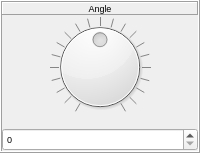
             <widget class="QFrame" name="frame_Angle">
              <property name="sizePolicy">
               <sizepolicy hsizetype="Minimum" vsizetype="Preferred">
                <horstretch>0</horstretch>
                <verstretch>0</verstretch>
               </sizepolicy>
              </property>
              <property name="minimumSize">
               <size>
                <width>50</width>
                <height>100</height>
               </size>
              </property>
              <property name="frameShape">
               <enum>QFrame::Box</enum>
              </property>
              <property name="frameShadow">
               <enum>QFrame::Raised</enum>
              </property>
              <layout class="QVBoxLayout" name="verticalLayout_71">
               <property name="spacing">
                <number>2</number>
               </property>
               <property name="sizeConstraint">
                <enum>QLayout::SetMaximumSize</enum>
               </property>
               <property name="leftMargin">
                <number>0</number>
               </property>
               <property name="topMargin">
                <number>0</number>
               </property>
               <property name="rightMargin">
                <number>0</number>
               </property>
               <property name="bottomMargin">
                <number>0</number>
               </property>
               <item>
                <widget class="QFrame" name="frame_Label_Angle">
                 <property name="frameShape">
                  <enum>QFrame::NoFrame</enum>
                 </property>
                 <property name="frameShadow">
                  <enum>QFrame::Raised</enum>
                 </property>
                 <layout class="QVBoxLayout" name="verticalLayout_72">
                  <property name="leftMargin">
                   <number>0</number>
                  </property>
                  <property name="topMargin">
                   <number>0</number>
                  </property>
                  <property name="rightMargin">
                   <number>0</number>
                  </property>
                  <property name="bottomMargin">
                   <number>0</number>
                  </property>
                  <item>
                   <widget class="QLabel" name="label_Angle">
                    <property name="font">
                     <font>
                      <pointsize>7</pointsize>
                     </font>
                    </property>
                    <property name="autoFillBackground">
                     <bool>false</bool>
                    </property>
                    <property name="frameShape">
                     <enum>QFrame::Panel</enum>
                    </property>
                    <property name="frameShadow">
                     <enum>QFrame::Raised</enum>
                    </property>
                    <property name="text">
                     <string>Angle</string>
                    </property>
                    <property name="alignment">
                     <set>Qt::AlignCenter</set>
                    </property>
                   </widget>
                  </item>
                 </layout>
                </widget>
               </item>
               <item>
                <widget class="QFrame" name="frame_Dial_Angle">
                 <property name="sizePolicy">
                  <sizepolicy hsizetype="Preferred" vsizetype="Preferred">
                   <horstretch>0</horstretch>
                   <verstretch>0</verstretch>
                  </sizepolicy>
                 </property>
                 <property name="frameShape">
                  <enum>QFrame::NoFrame</enum>
                 </property>
                 <property name="frameShadow">
                  <enum>QFrame::Raised</enum>
                 </property>
                 <layout class="QVBoxLayout" name="verticalLayout_73">
                  <property name="leftMargin">
                   <number>0</number>
                  </property>
                  <property name="topMargin">
                   <number>0</number>
                  </property>
                  <property name="rightMargin">
                   <number>0</number>
                  </property>
                  <item>
                   <widget class="QDial" name="dial_Angle">
                    <property name="sizePolicy">
                     <sizepolicy hsizetype="Preferred" vsizetype="Preferred">
                      <horstretch>0</horstretch>
                      <verstretch>0</verstretch>
                     </sizepolicy>
                    </property>
                    <property name="cursor">
                     <cursorShape>OpenHandCursor</cursorShape>
                    </property>
                    <property name="minimum">
                     <number>-2000</number>
                    </property>
                    <property name="maximum">
                     <number>2000</number>
                    </property>
                    <property name="singleStep">
                     <number>1</number>
                    </property>
                    <property name="pageStep">
                     <number>10</number>
                    </property>
                    <property name="value">
                     <number>0</number>
                    </property>
                    <property name="tracking">
                     <bool>true</bool>
                    </property>
                    <property name="orientation">
                     <enum>Qt::Horizontal</enum>
                    </property>
                    <property name="invertedAppearance">
                     <bool>false</bool>
                    </property>
                    <property name="invertedControls">
                     <bool>false</bool>
                    </property>
                    <property name="wrapping">
                     <bool>false</bool>
                    </property>
                    <property name="notchTarget">
                     <double>50.000000000000000</double>
                    </property>
                    <property name="notchesVisible">
                     <bool>true</bool>
                    </property>
                   </widget>
                  </item>
                 </layout>
                </widget>
               </item>
               <item>
                <widget class="QDoubleSpinBox" name="doubleSpinBox_Angle">
                 <property name="sizePolicy">
                  <sizepolicy hsizetype="Preferred" vsizetype="Preferred">
                   <horstretch>0</horstretch>
                   <verstretch>0</verstretch>
                  </sizepolicy>
                 </property>
                 <property name="font">
                  <font>
                   <pointsize>7</pointsize>
                  </font>
                 </property>
                 <property name="wrapping">
                  <bool>false</bool>
                 </property>
                 <property name="frame">
                  <bool>true</bool>
                 </property>
                 <property name="buttonSymbols">
                  <enum>QAbstractSpinBox::UpDownArrows</enum>
                 </property>
                 <property name="accelerated">
                  <bool>true</bool>
                 </property>
                 <property name="keyboardTracking">
                  <bool>true</bool>
                 </property>
                 <property name="showGroupSeparator" stdset="0">
                  <bool>false</bool>
                 </property>
                 <property name="decimals">
                  <number>0</number>
                 </property>
                 <property name="minimum">
                  <double>0.000000000000000</double>
                 </property>
                 <property name="maximum">
                  <double>360.000000000000000</double>
                 </property>
                 <property name="singleStep">
                  <double>1.000000000000000</double>
                 </property>
                 <property name="value">
                  <double>0.000000000000000</double>
                 </property>
                </widget>
               </item>
              </layout>
             </widget>
